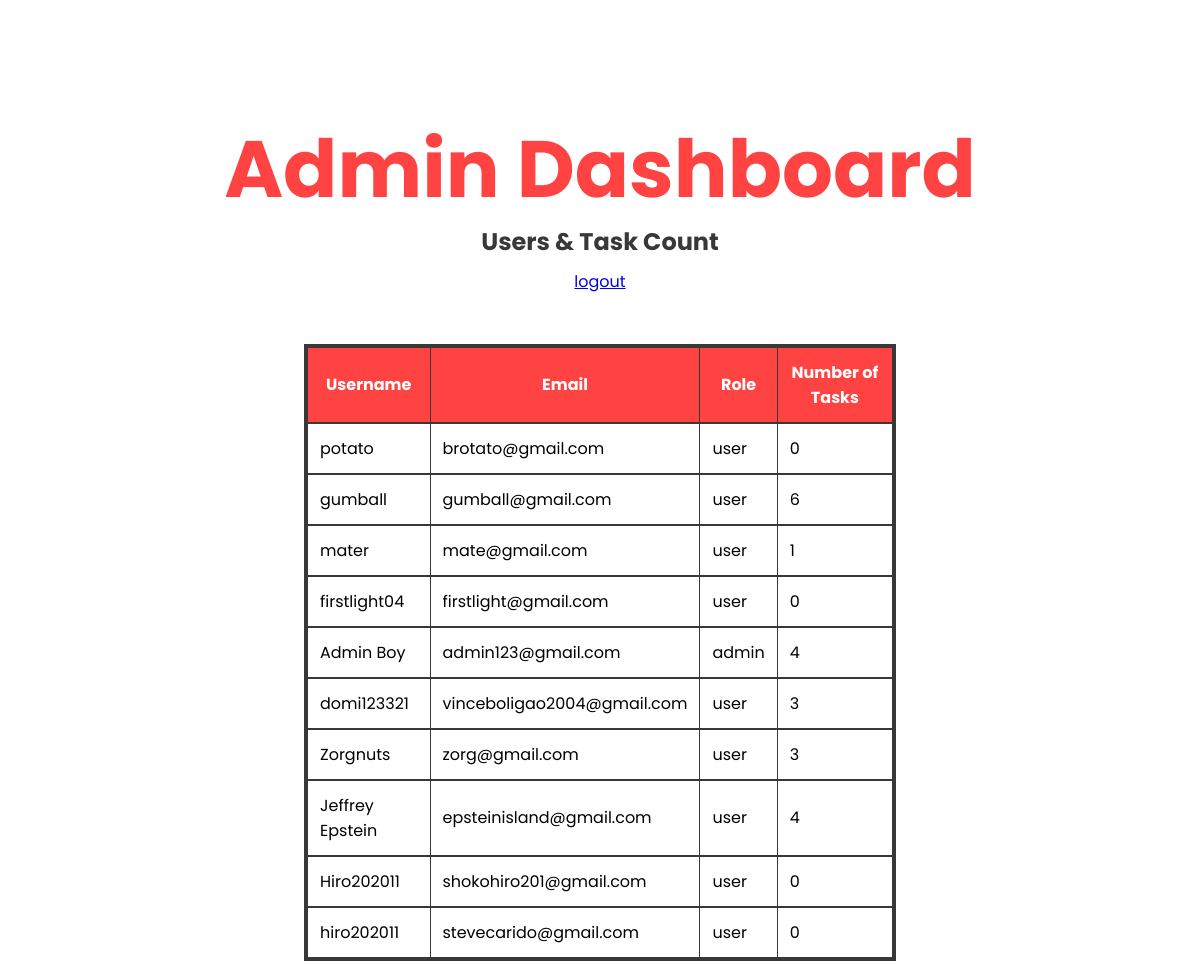
/admin (signed in), run on an earlier commit of the app's database.
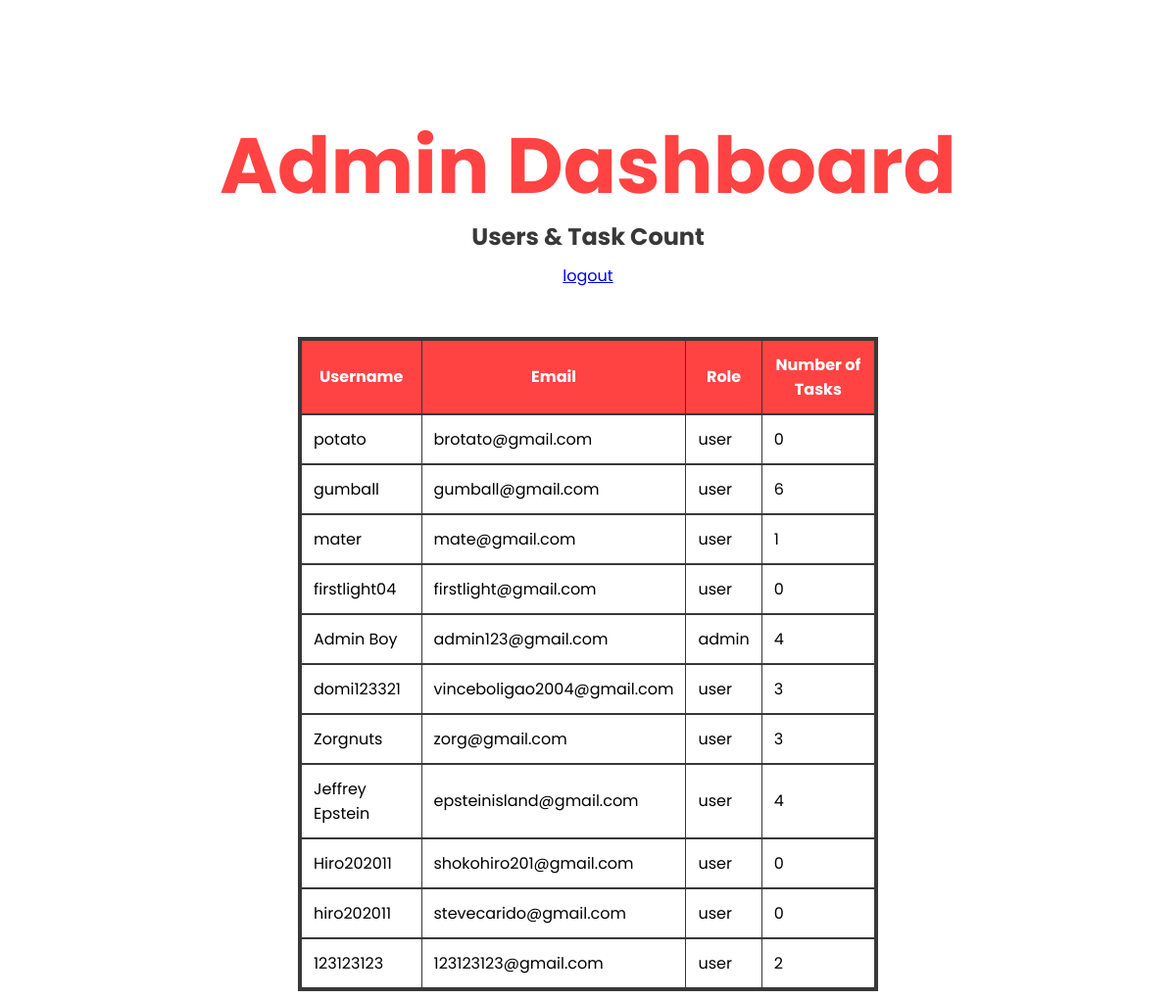
And on a later commit of the database.
### Website/models.py (models this page shows)
class User(db.Model, UserMixin):
    id = db.Column(db.Integer,primary_key=True)
    email = db.Column(db.String(150), unique=True, nullable=False)
    password_hash = db.Column(db.String(256), nullable=False)
    role = db.Column(db.String(20), default='user')
    username = db.Column(db.String(30))
    todos = db.relationship('Todo', backref='user',lazy=True)

### Website/routes.py (the view)
@bp.route('/admin')
@login_required
def admin():
    if current_user.role != 'admin':
        abort(403)
    users = User.query.all()
    return render_template('admin.html', users=users)

### Website/templates/admin.html (shortened to what this page needs)
{% extends 'base.html' %}
{% block styles %}<link rel="stylesheet" href="../static/styles/admin.css">{% endblock %}
{% block content %}
    <div class="header">
        <h1>Admin Dashboard</h1>
        <h2>Users & Task Count</h2>
        <a href="{{url_for('routes.logout')}}">logout</a>
    </div>
    <div class="table-container">
        <table border="1" cellpadding="8">
            <tr>
                <th>Username</th>
                <th>Email</th>
                <th>Role</th>
                <th>Number of Tasks</th>
            </tr>
            {% for user in users %}
            <tr>
                <td>{{ user.username }}</td>
                <td>{{ user.email }}</td>
                <td>{{ user.role }}</td>
                <td>{{ user.todos | length }}</td>
            </tr>
            {% endfor %}
        </table>
    </div>
{% endblock %}

### Website/templates/base.html (shortened to what this page needs)
<!DOCTYPE html>
<html lang="en">
<head>
    {% block styles %}{% endblock %}
</head>
<body>
    {% block content %}
    {% endblock%}
</body>
</html>

### Website/static/styles/admin.css (style rules this page uses)
body { display: flex; flex-direction: column; font-family: 'Poppins', sans-serif; margin-top: 80px; }
.header { display: flex; align-items: center; justify-content: center; flex-direction: column; }
h1 { font-size: 80px; margin-bottom: 10px; line-height: 70px; color: #ff4343; }
h2 { margin: 10px; color: #383838; }
table { background-color: rgb(255, 255, 255); border: solid 4px #383838; border-collapse: collapse; }
td { border-bottom: 2px solid #383838; padding: 12px; }
th { border-bottom: 2px solid #383838; padding: 12px; background-color: #ff4343; color:white; }
.table-container { display: flex; flex-direction: column; margin: 0% 25%; margin-top: 50px; }

What changed in the data, as far as the page shows it:
added User: username "123123123", email "123123123@gmail.com", role "user", todos|length "2"
